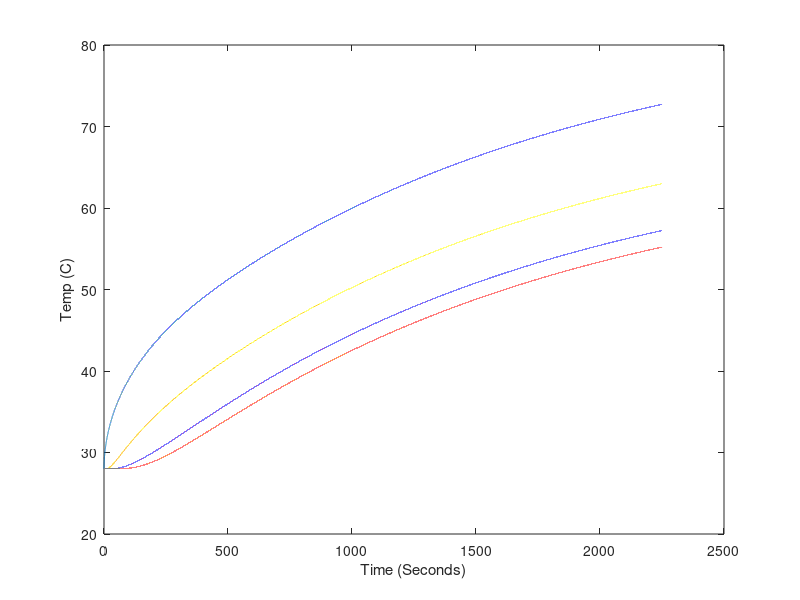

Reproduce this figure in MATLAB. (Note: this script raises an error after producing the figure.)
clc;

%Constants for fit
kc = 7.2; %Convection coefficient of horizontal Al rod (W/(m^2K))
k = 170; %Constant of conductivity of Al (W/(mK))
e = 0.21; %Emmisivity of sandblasted Al rod
Cp = 970; %Specific heat capacity of Al (J/(K kg))
loss = .4; %Fractional loss of power to environment

%Power
V = 15.1; %V, voltage into power resistor
I = 0.890; %A, current into power resistor
Ppower = V*I %W
Pinl = Ppower*(1-loss) %Power into the left side of the rod (W)

%Number of steps
Nx = 130; %Number of steps in length
Nt = 100000; %Number of steps in time
t0 = 0; %Start time (s)
tf = 2250; %End time (s)
x0 = 0; %Start length (m)
xf = 0.3; %End length (m)

%Constants
a = 0.011; %Radius of the rod (m)
SBc = 5.67e-8; %Stefan-Boltzmann constant (W/(m^2K^4))
Tamb = 273+28; %Ambient temperature (K)
rho = 2.7e3; %Density of Al (kg/m^3)

%Calculated numbers
dx = (xf - x0)/(Nx);
dt = (tf - t0)/(Nt);
dT_convec = @(Tx) (kc*2*(Tx-Tamb)*dt)/(Cp*rho*a); %Temperature change due to convection (K)
dT_rad = @(Tx) (e*SBc*2*(Tx.^4-Tamb^4)*dt)/(Cp*rho*a); %Temperature change due to radiation (K)
dT_convec_end = @(Tx) (kc*(Tx-Tamb)*dt)/(Cp*rho*dx);
dT_rad_end = @(Tx) (e*SBc*(Tx.^4-Tamb^4)*dt)/(Cp*rho*dx);
dT = @(P) (P * dt)/(Cp * pi*a^2*dx*rho); %Temperature change in chunk (K)

%==============
%= Simulation =
%==============

%Storage
T = zeros(Nx, Nt); %Array o temp over time, indices are (x,t)

%initial
T(:,1) = ones(Nx,1)*(273+28); %Set all temperatures to Tamb

for time = 1:Nt-1
    %power in to and conduction out of first slice
    T(1,time+1)=T(1,time)+dT(Pinl)+((k/(Cp*rho))*(T(2,time)-T(1,time))./dx^2)*dt;
    
    %temperature changes due to conduction along rod
    T(2:Nx-1,time+1)=T(2:Nx-1,time)+(k/(Cp*rho))*((T(3:Nx,time)-2*T(2:Nx-1,time)+T(1:Nx-2,time))./dx^2)*dt;
    T(Nx,time+1) = T(Nx,time)-((k/(Cp*rho))*(T(Nx,time)-T(Nx-1,time))./dx^2)*dt;
    
    %temperature changes due to loss in convection and radiation
    T(1:Nx,time+1)=T(1:Nx,time+1) - dT_convec(T(1:Nx,time+1)) - dT_rad(T(1:Nx,time+1));
    
    %convection and radiation at cold and hot end of rod
    T(Nx,time+1)=T(Nx,time+1) - dT_convec_end(T(Nx,time+1)) - dT_rad_end(T(Nx,time+1));
end


% Point trim for data (to allow for time it takes to heat power resistor)
notTrimmed = false; 
if notTrimmed
    l = length(T1);
    numTrim = 4;
    T1 = T1(numTrim:l);
    T2 = T2(numTrim:l);
    T3 = T3(numTrim:l);
    T4 = T4(numTrim:l);
    T5 = T5(numTrim:l);
    timeDATA = timeDATA(1:length(T1));
end

timeSim = linspace(0,tf,Nt);

% Plot of all points of rod simulation
% for position = 1:Nx
%     plot(timeSim,(T(position,:)-273));
%     hold on;
% end

plot(timeSim,(T(1,:)-273));
hold on;
plot(timeSim,(T(Nx,:)-273));
plot(timeSim,(T(floor(Nx/3),:)-273));
plot(timeSim,(T(floor(Nx*2/3),:)-273));

xlabel('Time (Seconds)');
ylabel('Temp (C)');

plot(timeDATA, T1, 'c', timeDATA, T2, 'y', timeDATA, T3, 'g', timeDATA, T4, 'r', timeDATA, T5, 'm')

% Calculate chai squared values
X1 = zeros(1,length(timeDATA));
X2 = zeros(1,length(timeDATA));
X3 = zeros(1,length(timeDATA));
X4 = zeros(1,length(timeDATA));
T = T-273;
for tindex = 1:length(timeDATA)
   % Getting correct indices
   tcur = timeDATA(tindex);
   tmp = abs(timeSim-tcur);
   [idx idx] = min(tmp); %index of closest value
   TData1 = T1(tindex);
   TSim1 = T(Nx,idx);
   X1(tindex) = (TData1-TSim1)^2;
   
   TData2 = T2(tindex);
   TSim2 = T(floor(Nx*2/3),idx);
   X2(tindex) = (TData2-TSim2)^2;
   
   TData3 = T3(tindex);
   TSim3 = T(floor(Nx/3),idx);
   X3(tindex) = (TData3-TSim3)^2;
   
   TData4 = T4(tindex);
   TSim4 = T(1,idx);
   X4(tindex) = (TData4-TSim4)^2;
end

Xsquare1 = sum(X1)/length(X1)
Xsquare2 = sum(X2)/length(X2)
Xsquare3 = sum(X3)/length(X3)
Xsquare4 = sum(X4)/length(X4)

hold off;